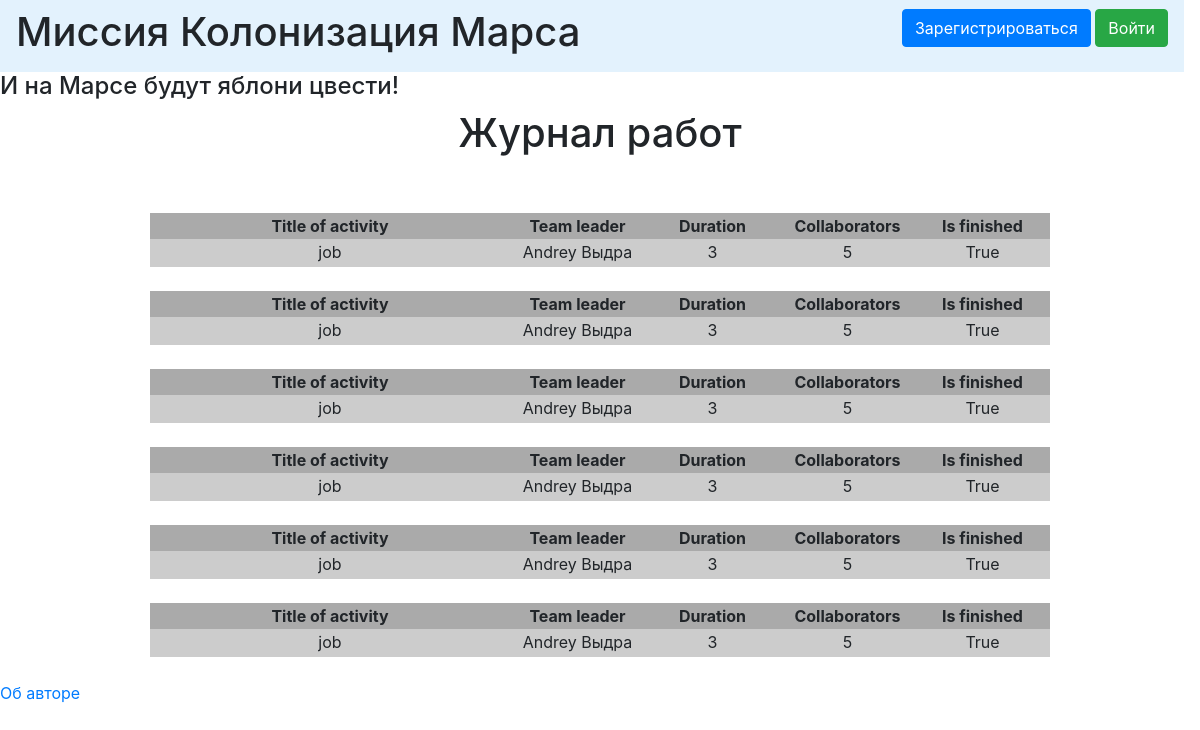
The page / on the database its author committed.
### data/jobs.py (models this page shows)
class Jobs(SqlAlchemyBase, SerializerMixin):
    __tablename__ = 'jobs'
    id = sqlalchemy.Column(sqlalchemy.Integer,
                           primary_key=True, autoincrement=True)
    team_leader = sqlalchemy.Column(sqlalchemy.Integer, sqlalchemy.ForeignKey('users.id'))
    job = sqlalchemy.Column(sqlalchemy.Text)
    work_size = sqlalchemy.Column(sqlalchemy.Integer)
    collaborators = sqlalchemy.Column(sqlalchemy.String)
    start_date = sqlalchemy.Column(sqlalchemy.DateTime)
    end_date = sqlalchemy.Column(sqlalchemy.DateTime)
    is_finished = sqlalchemy.Column(sqlalchemy.Boolean)
    user_id = sqlalchemy.Column(sqlalchemy.Integer)
    is_published = sqlalchemy.Column(sqlalchemy.Boolean, default=True)
    user = orm.relation("User")

### data/users.py (models this page shows, shortened)
class User(SqlAlchemyBase, UserMixin, SerializerMixin):
    __tablename__ = 'users'
    id = sqlalchemy.Column(sqlalchemy.Integer,
                           primary_key=True, autoincrement=True)
    surname = sqlalchemy.Column(sqlalchemy.String)
    name = sqlalchemy.Column(sqlalchemy.String)
    age = sqlalchemy.Column(sqlalchemy.Integer)
    position = sqlalchemy.Column(sqlalchemy.String)
    speciality = sqlalchemy.Column(sqlalchemy.String)
    address = sqlalchemy.Column(sqlalchemy.String)
    email = sqlalchemy.Column(sqlalchemy.String, unique=True)
    hashed_password = sqlalchemy.Column(sqlalchemy.String, nullable=True)
    modified_date = sqlalchemy.Column(sqlalchemy.DateTime)
    jobs = orm.relation("Jobs", back_populates='user')
    departments = orm.relation("Departments", back_populates='user')

### app.py (the view)
@app.route("/")
def index():
    db_sess = db_session.create_session()
    jobs = db_sess.query(Jobs).all()
    return render_template("list_of_jobs.html", jobs=jobs)

### data/db_session.py (called while the page is built)
def create_session() -> Session:
    global __factory
    return __factory()

### templates/list_of_jobs.html (shortened to what this page needs)
{% extends "base.html" %}
{% block content %}
<h1>Журнал работ</h1>
<br>
<br>
{% for item in jobs %}
<div>
    <table width="100%">
        <tr bgcolor="#aaaaaa">
            <th width="40%">Title of activity</th>
            <th width="15%">Team leader</th>
            <th width="15%">Duration</th>
            <th width="15%">Collaborators</th>
            <th width="15%">Is finished</th>
        </tr>
        <tr bgcolor="#cccccc">
            <td>{{item.job}}</td>
            <td>{{item.user.name}} {{item.user.surname}}</td>
            <td>{{item.work_size}}</td>
            <td>{{item.collaborators}}</td>
            <td>{{item.is_finished}}</td>
        </tr>
        <tr>
            <td bgcolor="#cccccc">
            </td>
            <td bgcolor="#cccccc"></td>
            <td bgcolor="#cccccc"></td>
            <td bgcolor="#cccccc"></td>
            <td bgcolor="#cccccc"></td>
        </tr>
    </table>
</div>
<br>
{% endfor %}
{% endblock %}

### templates/base.html (shortened to what this page needs)
<!doctype html>
<html lang="en">
<head>
    <link rel="stylesheet"
          href="https://stackpath.bootstrapcdn.com/bootstrap/4.4.1/css/bootstrap.min.css"
>
    <link rel="stylesheet"
          href="../static/css/main.css" type="text/css">
</head>
<body>
    <header>
        {% include 'includes/nav.html' %}
    </header>
    <main>
        <h4>И на Марсе будут яблони цвести!</h4>
        <div class="content">
            {% block content %}{% endblock %}
        </div>
    </main>
    {% include 'includes/footer.html' %}
</body>
</html>

### templates/includes/nav.html
<nav class="navbar navbar-light my-2 my-md-0 mr-md-3" style="background-color: #e3f2fd;">
    <nav>
        <h1>Миссия Колонизация Марса</h1>
    </nav>
    <nav>
        {% if current_user.is_authenticated %}
            <a class="navbar-brand" href="/logout">{{ current_user.name }}</a>
        {% else %}
            <p>
                <a class="btn btn-primary " href="/register">Зарегистрироваться</a>
                <a class="btn btn-success" href="/login">Войти</a>
            </p>
{% endif %}
    </nav>
</nav>

### templates/includes/footer.html
<footer>
    <a href="#">Об авторе</a>
</footer>

### static/css/main.css (style rules this page uses)
.content { margin: 0 auto; width: 75%; text-align: center; }

### rows shown on the page
Jobs: job "job", user.name "Andrey", user.surname "Выдра", work_size "3", collaborators "5", is_finished "True"
Jobs: job "job", user.name "Andrey", user.surname "Выдра", work_size "3", collaborators "5", is_finished "True"
Jobs: job "job", user.name "Andrey", user.surname "Выдра", work_size "3", collaborators "5", is_finished "True"
Jobs: job "job", user.name "Andrey", user.surname "Выдра", work_size "3", collaborators "5", is_finished "True"
Jobs: job "job", user.name "Andrey", user.surname "Выдра", work_size "3", collaborators "5", is_finished "True"
Jobs: job "job", user.name "Andrey", user.surname "Выдра", work_size "3", collaborators "5", is_finished "True"
